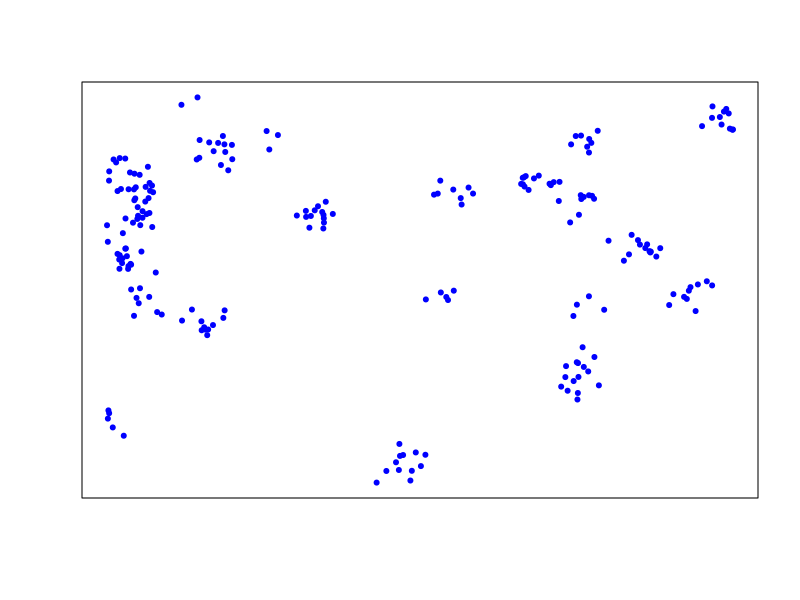
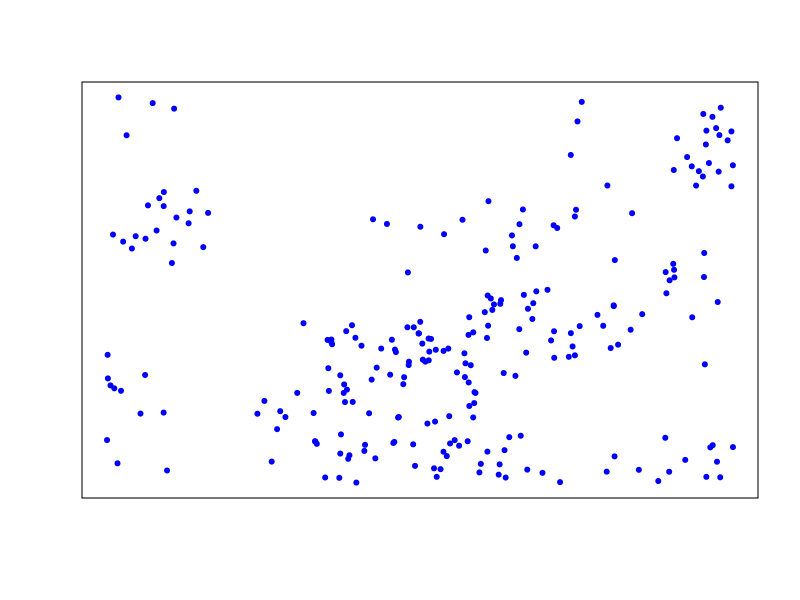
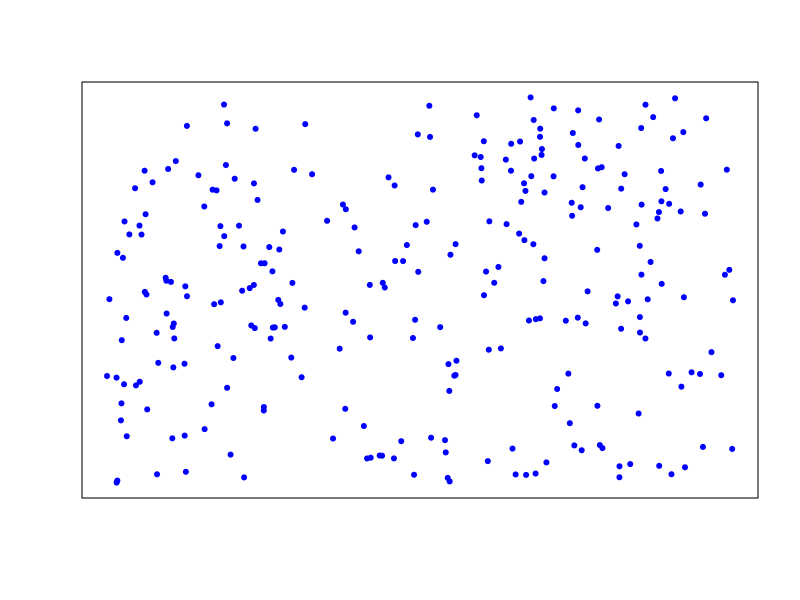

The R source for these figures, in order:
## ---- chunk 1
library(spatstat)
## ---- chunk 2
T1 <- rThomas(20, 0.02, 10)
T2 <- rThomas(20, 0.05, 10)
T3 <- rThomas(20, 0.1, 10)

plot(coords(T1), pch=20, xlab="",xaxt="n", ylab="",yaxt="n", col="blue")
plot(coords(T2), pch=20, xlab="",xaxt="n", ylab="",yaxt="n", col="blue")
plot(coords(T3), pch=20, xlab="",xaxt="n", ylab="",yaxt="n", col="blue")
